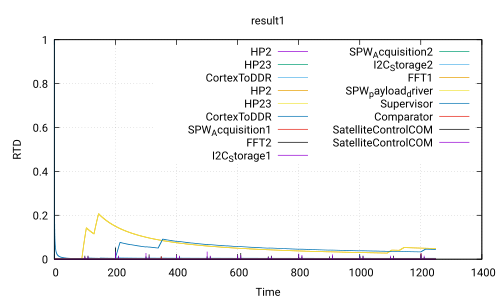

gnuplot code for this plot:
 set title 'result1'
 set ylabel 'RTD'
 set xlabel 'Time'
 set grid
 set term pdf
 set output 'Use_case_DoubleCamera_Safety.ATIPPIC.executable340.0_40.0.pdf'
 plot 'Use_case_DoubleCamera_Safety.ATIPPIC.executable340.0_40.0.csv' using 1:2 with lines title 'HP2','Use_case_DoubleCamera_Safety.ATIPPIC.executable340.0_40.0.csv' using 1:3 with lines title 'HP23','Use_case_DoubleCamera_Safety.ATIPPIC.executable340.0_40.0.csv' using 1:4 with lines title 'CortexToDDR','Use_case_DoubleCamera_Safety.ATIPPIC.executable340.0_40.0.csv' using 1:5 with lines title 'HP2','Use_case_DoubleCamera_Safety.ATIPPIC.executable340.0_40.0.csv' using 1:6 with lines title 'HP23','Use_case_DoubleCamera_Safety.ATIPPIC.executable340.0_40.0.csv' using 1:7 with lines title 'CortexToDDR','Use_case_DoubleCamera_Safety.ATIPPIC.executable340.0_40.0.csv' using 1:8 with lines title 'SPW_Acquisition1','Use_case_DoubleCamera_Safety.ATIPPIC.executable340.0_40.0.csv' using 1:9 with lines title 'FFT2','Use_case_DoubleCamera_Safety.ATIPPIC.executable340.0_40.0.csv' using 1:10 with lines title 'I2C_Storage1','Use_case_DoubleCamera_Safety.ATIPPIC.executable340.0_40.0.csv' using 1:11 with lines title 'SPW_Acquisition2','Use_case_DoubleCamera_Safety.ATIPPIC.executable340.0_40.0.csv' using 1:12 with lines title 'I2C_Storage2','Use_case_DoubleCamera_Safety.ATIPPIC.executable340.0_40.0.csv' using 1:13 with lines title 'FFT1','Use_case_DoubleCamera_Safety.ATIPPIC.executable340.0_40.0.csv' using 1:14 with lines title 'SPW_payload_driver','Use_case_DoubleCamera_Safety.ATIPPIC.executable340.0_40.0.csv' using 1:15 with lines title 'Supervisor','Use_case_DoubleCamera_Safety.ATIPPIC.executable340.0_40.0.csv' using 1:16 with lines title 'Comparator','Use_case_DoubleCamera_Safety.ATIPPIC.executable340.0_40.0.csv' using 1:17 with lines title 'SatelliteControlCOM','Use_case_DoubleCamera_Safety.ATIPPIC.executable340.0_40.0.csv' using 1:18 with lines title 'SatelliteControlCOM'
